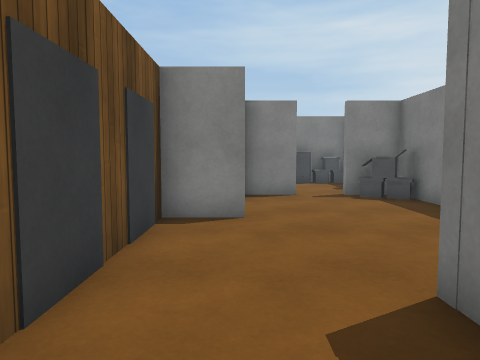
View 1 (above)

18 first-person views from a walk through a 3-D level made in the Unity game engine. The camera is 1.2 m above the floor, tilts 4° down and sees 70° across. The floor is counted in squares, 1 m on a side. Each view is taken from the middle of a square. On the plan, view 1 faces up. The plan holds only what a view shows up to about 14 squares ahead; the rest is blank. The player is left out. Some animated figures are not drawn. Some surface patterns are stand-ins.

View 2
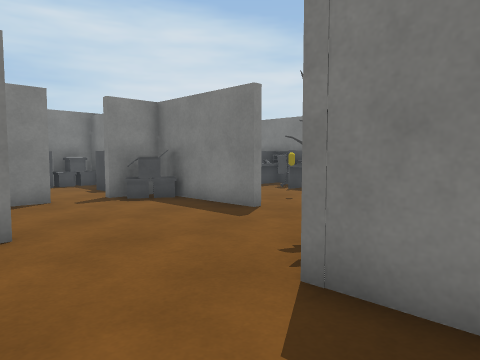

View 3
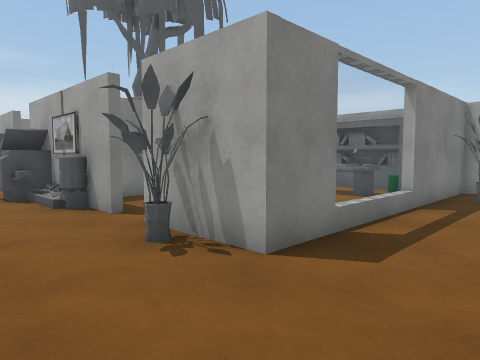

View 4
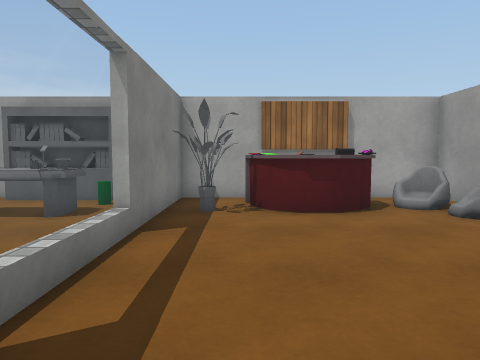

View 5
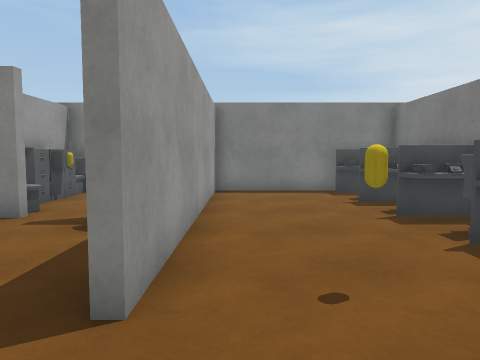

View 6
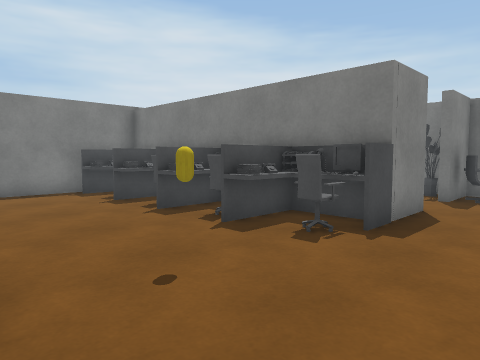

View 7
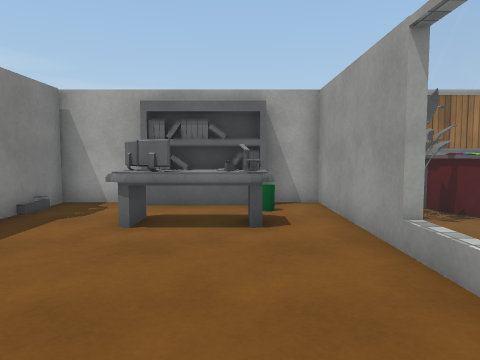

View 8
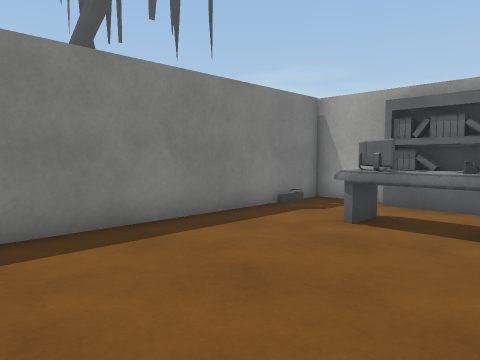

View 9
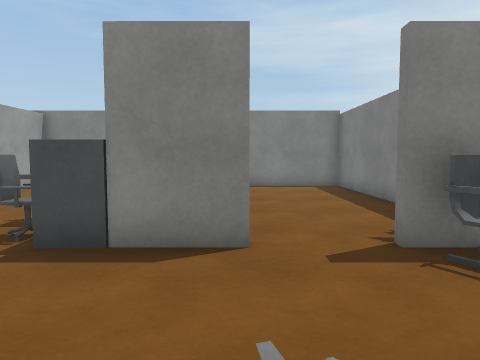

View 10
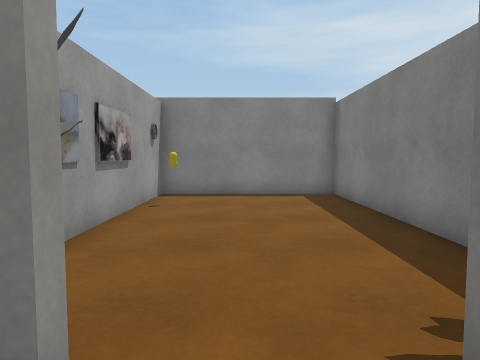

View 11
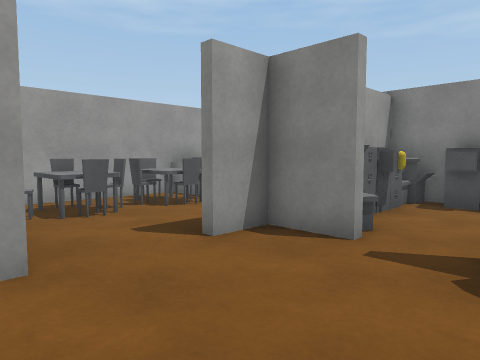

View 12
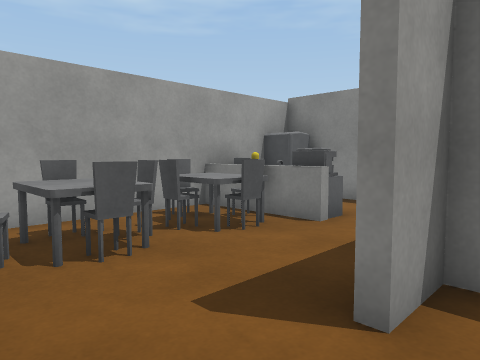

View 13
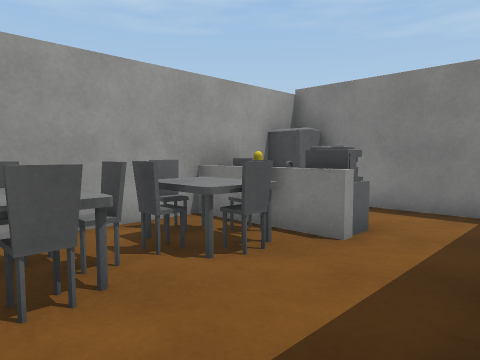

View 14
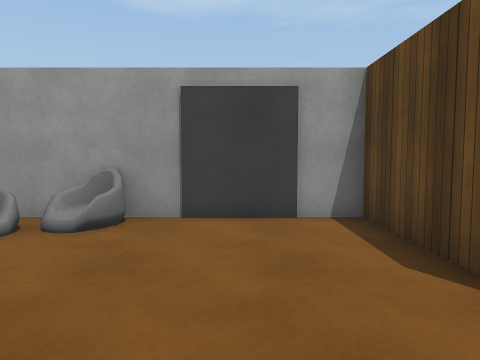

View 15
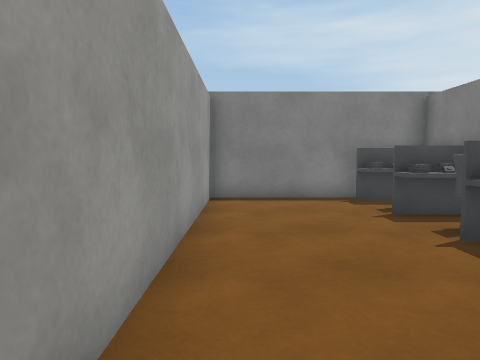

View 16
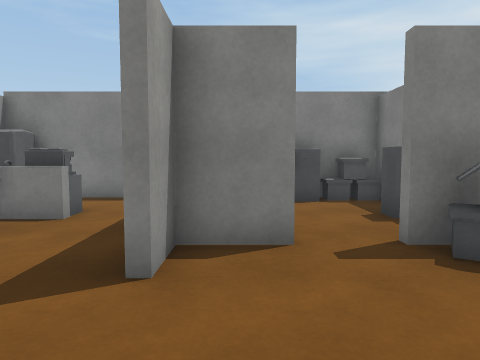

View 17
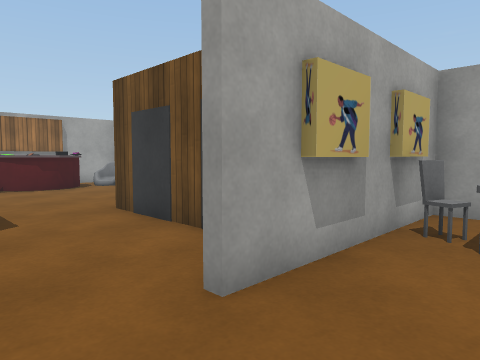

View 18
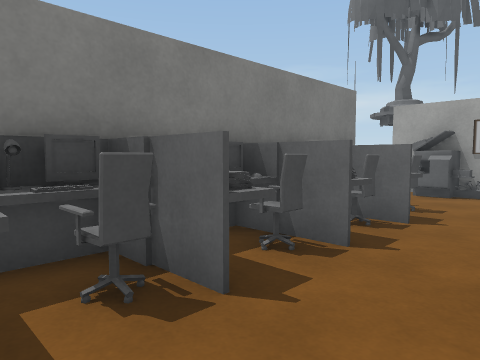

### Floor plan
Points are (right, up) in squares from view 1. A wall is a line through its corners. A room is listed if a view was taken in it or the views show most of it. See-through windows are left out.
Room 1 (views 1, 2, 3, 4, 5, 6, 7, 8, 11, 12, 14, 15, 16, 17, 18)
walls: (5.9, 2.9) (6.5, 2.9); (4.9, 6.4) (4.9, 10.6) (3.2, 10.6); (9.2, 3.9) (10.8, 3.9); (9.6, 2.9) (9.6, 4.1) (10.5, 4.1); (0.1, 6.6) (-1.5, 6.6) (-1.5, 1.4); (2, -0.8) (2, -6.9) (3.4, -6.9); (-2.4, 1.4) (-5.7, 1.4) (-5.7, -2.5); (0.1, 10.6) (0.1, 9.3); (6.5, -6.9) (8.6, -6.9) (8.6, 1.4); (11.3, 15.4) (11.3, 15.9) (5.2, 15.9) (5.2, 6.4); (17, 9.4) (17, 15.9) (11.5, 15.9); (-2.5, -6.9) (1.7, -6.9) (1.7, 2.9) (4.6, 2.9); (-5.7, -4.4) (-5.7, -6.9)
low walls: (9.2, 3.4) (9.2, 3.9)
ways out: opening at (11.5, 5.5) to room 2; opening at (14.5, 7) to room 2; opening at (0, 8.5) to room 3; opening at (1.5, 10.5) to room 4
objects: bag (-6, -4) to (-5, -3); bag (-5, -6) to (-4, -5); other object (-3, -6) to (0, -4); plant (0, -5); box (1, 11) to (2, 11); other object (3, -6); shelf (4, -7) to (6, -6); desk (4, -5) to (6, -4); box (4, 9); other object (4, 10); box (5, 10); box (5, 15); water cooler (7, 3); yellow capsule (7, 7); other object (8, 3); other object (9, 7) to (11, 9); other object (9, 9) to (11, 10); other object (9, 11) to (11, 13); other object (9, 13) to (11, 15); other object (12, 13)
Room 2 (views 9, 10)
walls: (10.9, 2.9) (11.8, 2.9); (13.1, 6.4) (11.4, 6.4); (17, 6) (17, 6.4) (15.1, 6.4)
ways out: opening at (11.5, 5.5) to room 1; opening at (14.5, 7) to room 1
objects: other object (9, -5); other object (14, 3); other object (15, 3) to (15, 4); other object (16, 6)
Room 3 (view 13)
walls: (-5.7, 12.5) (-5.7, 6.9) (0.1, 6.9); (0.6, 10.6) (0.1, 10.6); (0.1, 9.3) (-0.2, 9.3); (-1.2, 15.9) (-4.9, 15.9); (-2.4, 7.1) (-1, 7.1); (-4.8, 7.1) (-3.4, 7.1)
ways out: opening at (0, 8.5) to room 1
objects: counter (-6, 13) to (-6, 14); fridge (-6, 15) to (-5, 16); other object (-5, 8) to (-3, 10); other object (-5, 11) to (-3, 12); other object (-5, 13); other object (-5, 14); counter (-4, 13); machine (-3, 13) to (-2, 13)
Room 4 (no view inside)
walls: (4.9, 14.2) (4.9, 15.9) (0.1, 15.9) (0.1, 13.4)
ways out: opening at (1.5, 10.5) to room 1
objects: other object (1, 12); other object (1, 13); other object (1, 14); box (1, 15); other object (1, 16); other object (2, 15); other object (3, 15); other object (4, 13); box (4, 15)

Positions as (right, up) in squares from view 1, and headings:
1: (0, 0), facing up
2: (-1, 1), facing up-right
3: (-1, 6), facing down-right
4: (0, 3), facing down
5: (6, 4), facing up
6: (5, 4), facing up-right
7: (4, 2), facing down
8: (3, 2), facing down-right
9: (13, 2), facing up
10: (14, 5), facing up
11: (4, 6), facing up-left
12: (1, 7), facing up-left
13: (0, 8), facing up-left
14: (1, -1), facing left
15: (6, 6), facing up
16: (1, 6), facing up
17: (2, 9), facing down-left
18: (7, 15), facing down-right
